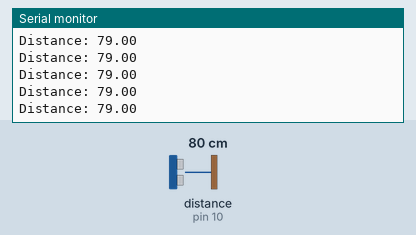
Bench run of a sketch on a simulated Arduino Uno, built with avr-gcc and run on an emulated ATmega328P. Shown: the last lines printed to the serial monitor. Wiring (inferred from the names in the program): ultrasonic range finder: trigger pin 9; echo pin 10. Inputs (shaded band) come from the test bench; at power-on: distance to the obstacle (sensor on pin 10) 80 cm. The echo pulse lasts 58.3 µs per cm.

Above: at 1.2 s.
1.3 s: distance to the obstacle (sensor on pin 10) set to 2 cm
At 2.0 s:
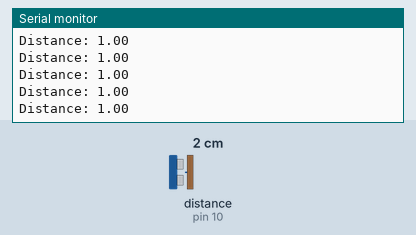
4.3 s: distance to the obstacle (sensor on pin 10) set to 120 cm
At 4.9 s:
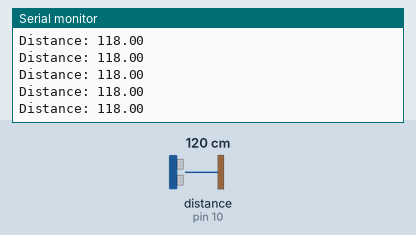
7.3 s: distance to the obstacle (sensor on pin 10) set to 18 cm
At 8.3 s:
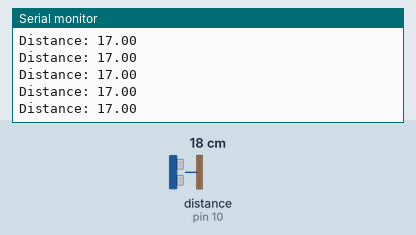
Timing chart, 0 to 10.3 s (numbered marks = the images above; inputs shaded):
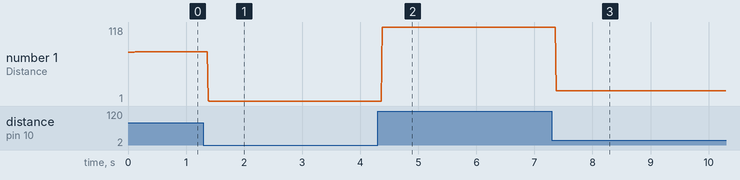

The sketch:

sonar_using_functions_jun29a.ino
```cpp
const int echopin=10;
const int trigpin=9;
const int ledpin=13;
//defines Variables.
long duration;
int distance;
int led()
{
  if(distance<200)
  {
    digitalWrite(ledpin, HIGH);
  }
  else
  {
    digitalWrite(ledpin, LOW);
  }
}
float sonar(int trigpin1,int echopin2)
{
   // Clears the trigpin.
digitalWrite(trigpin1, LOW);
delayMicroseconds(2);
//Sets the trigpin on HIGH state for 10 microseconds
digitalWrite(trigpin1, HIGH);
delayMicroseconds(10);
digitalWrite(trigpin1, LOW);
//Reads the echopin, returns the soundwave travel time in microseconds.
duration=pulseIn(echopin2,HIGH);
//calculating the distance
distance=duration*0.034/2;
return distance;
}
void setup() {
  //trigger throws soundwaves.
  //echo recieves soundwaves.
  // put your setup code here, to run once:
pinMode(echopin,INPUT);//Sets the echopin as INPUT.
pinMode(trigpin,OUTPUT);//sets trigpin as OUTPUT.
Serial.begin(9600);//Starts the serial communication.
}

void loop() {
float result=sonar(trigpin,echopin);
int light=led();

//Prints the distance on the serial Monitor.
Serial.print("Distance: ");
Serial.println(result);
}
```

Measured:
- after the input at 1.3 s, the serial monitor: prints a new line after 0.08 s (image 1)
- after the input at 4.3 s, the serial monitor: prints a new line after 0.08 s (image 2)
- after the input at 7.3 s, the serial monitor: prints a new line after 0.07 s (image 3)
- plotted number 1: 79 → 1 after the input at 1.3 s, 1 → 118 after the input at 4.3 s, 118 → 17 after the input at 7.3 s
